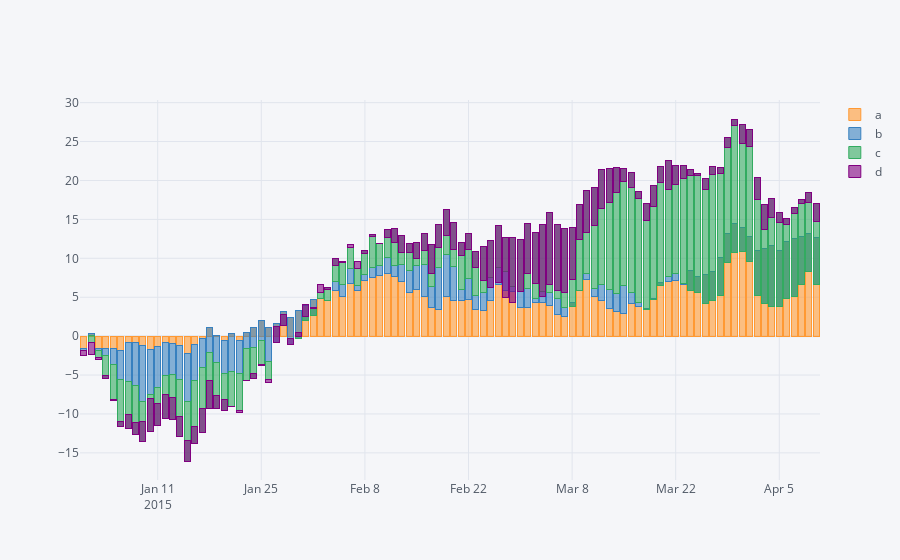

Write notebook code for a chart like this one.
### Code cell
df.iplot(kind='bar', barmode='stack')
